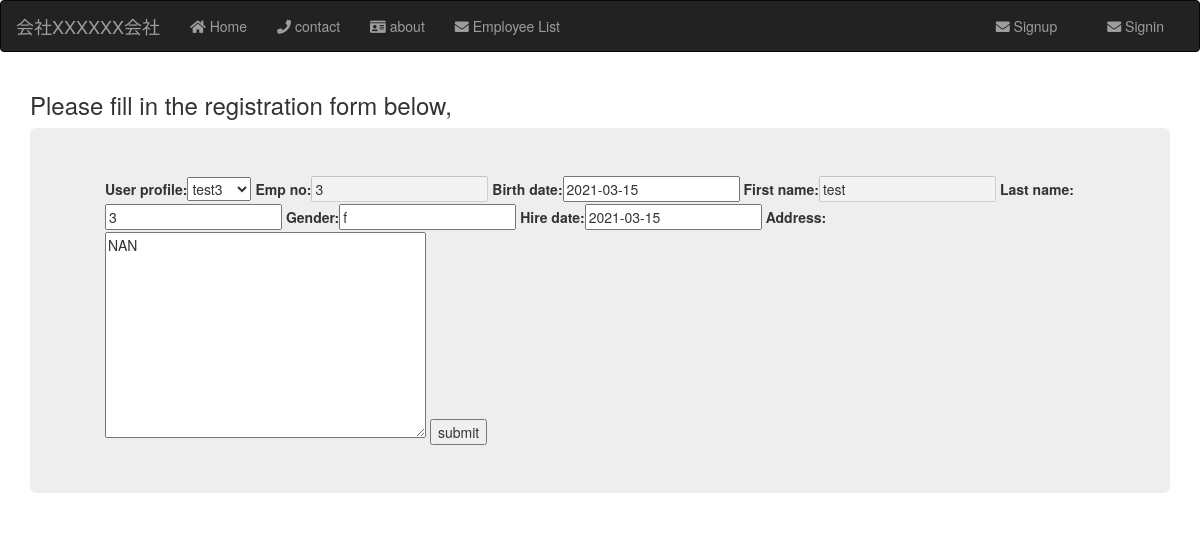
Screenshot of /profiles/emp/3/ with the database file from the repository.
### structure/models.py (models this page shows, shortened)
class Employee(models.Model):
    user_profile = models.ForeignKey(user_profile, on_delete=models.CASCADE, null=True, blank=True )
    emp_no = models.IntegerField( primary_key=True)
    birth_date = models.DateField()
    first_name = models.CharField(max_length=14)
    last_name = models.CharField(max_length=16)
    gender = models.CharField(max_length=1)
    hire_date = models.DateField()
    address = models.TextField(max_length=100, blank = True, null=True, default="NAN")
    class Meta:
        verbose_name = ('employee')
        verbose_name_plural = ('employees')

### structure/views.py (the view)
# urls.py: path('emp/<int:pk>/', EmployeeUpdate.as_view(), name='EmployeeUpdate'),
class EmployeeUpdate(UpdateView):
    model = Employee
    form_class = EmployeeUpdateForm

### structure/forms.py
class EmployeeUpdateForm(forms.ModelForm):
    emp_no = forms.IntegerField(disabled=True)
    first_name = forms.CharField(max_length=14, disabled=True)
    class Meta:
        model = Employee
        fields = '__all__'

### registration/models.py (called while the page is built)
    def __str__(self):
        return self.user.username

### templates/structure/employee_form.html (shortened to what this page needs)
<!DOCTYPE html>
{% extends "base.html" %}
{% load static %}
{% load bootstrap_tags %}
{% block body %}
        <h3>Please fill in the registration form below,</h3>
            <div class="jumbotron">
                <form enctype="multipart/form-data" method="POST">
                    <div class="container sign-form">
                        {{ form |as_bootstrap  }}
                        <input type="submit" class = “btn btn-default” name="submit" value="submit">
                    </div>
                </form>
            </div>
        </div>
{% endblock %}

### rows the page displays
Employee: user_profile "test3", emp_no "3", birth_date "2021-03-15", first_name "test", last_name "3", gender "f", hire_date "2021-03-15", address "NAN"
